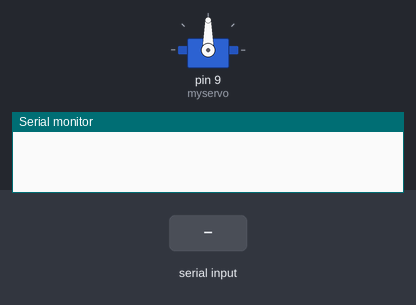
A sketch run on a simulated Arduino Uno, built with avr-gcc and run on an emulated ATmega328P. Parts: servo, the last lines printed to the serial monitor. Inputs (shaded band) come from the test bench.

Above: at 1.2 s.
1.3 s: "30,150\n" received over Serial
At 3.4 s:
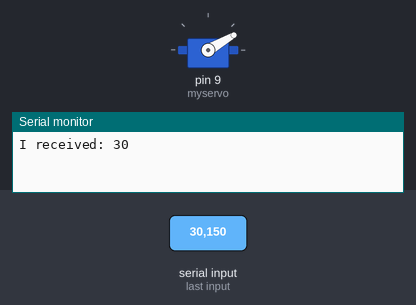
3.8 s: "5\n" received over Serial
At 5.1 s:
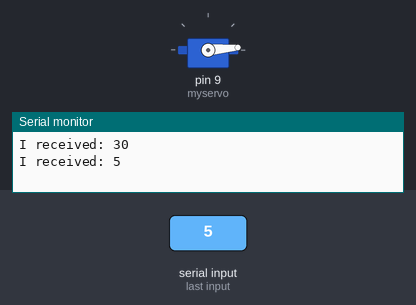
6.3 s: "200\n" received over Serial
At 8.3 s:
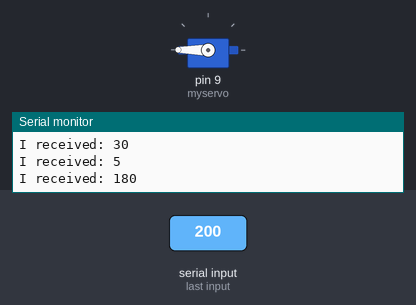
8.8 s: "90,45\n" received over Serial
At 10.3 s:
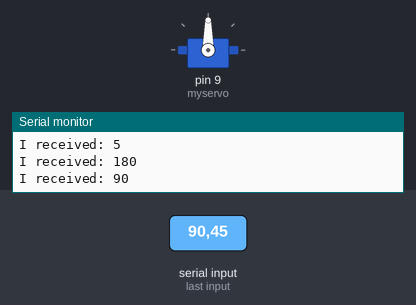
Timing chart, 0 to 11.8 s (numbered marks = the images above; inputs shaded):
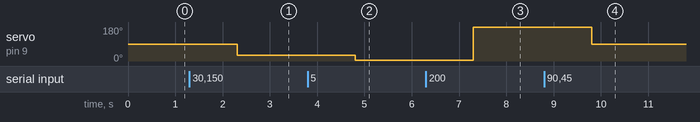

Measured:
- after the input at 1.3 s, servo on pin 9 (myservo): 90° → 30° after 1.0 s
- after the input at 3.8 s, servo on pin 9 (myservo): 30° → 5° after 1.0 s
- after the input at 6.3 s, servo on pin 9 (myservo): 5° → 180° after 1.0 s
- after the input at 8.8 s, servo on pin 9 (myservo): 180° → 90° after 1.0 s

The sketch:

cont_servo_test.ino
```cpp
#include <Servo.h>

#define MAX 180
#define MIN 0

int val; // for incoming serial data

Servo myservo;

void setup() {
  Serial.begin(9600); // opens serial port, sets data rate to 9600 bps
  myservo.attach(9);
}

void loop() {
  // send data only when you receive data:
  if (Serial.available() > 0) {
    // read the incoming byte:

    val = Serial.readString().toInt();
    val = max(min(val, MAX), MIN); // send outer limits on [MIN; MAX]

    // say what you got:
    Serial.print("I received: ");
    Serial.println(val);
    myservo.write(val);
  }
}
```
